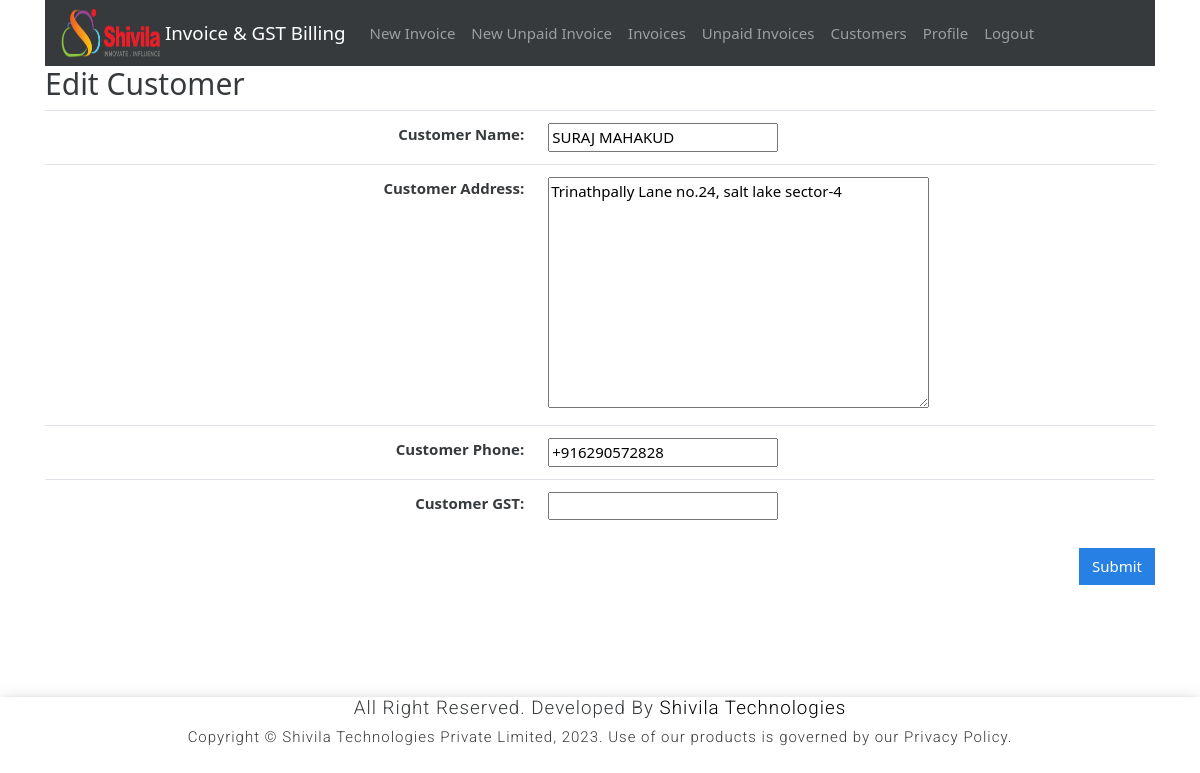
/customers/edit/2 (signed in), run on the app's committed database.
### gstbillingapp/models.py (models this page shows, shortened)
class Customer(models.Model):
    user = models.ForeignKey(User, null=True, blank=True, on_delete=models.SET_NULL)
    customer_name = models.CharField(max_length=200)
    customer_address = models.TextField(max_length=600, blank=True, null=True)
    customer_phone = models.CharField(max_length=14, blank=True, null=True)
    customer_gst = models.CharField(max_length=15, blank=True, null=True)

### gstbillingapp/views.py (the view)
# urls.py: path('customers/edit/<int:customer_id>', views.customer_edit, name='customer_edit'),
@login_required
def customer_edit(request, customer_id):
    customer_obj = get_object_or_404(Customer, user=request.user, id=customer_id)
    if request.method == "POST":
        customer_form = CustomerForm(request.POST, instance=customer_obj)
        if customer_form.is_valid():
            new_customer = customer_form.save()
            return redirect('customers')
    context = {}
    context['customer_form'] = CustomerForm(instance=customer_obj)
    return render(request, 'gstbillingapp/customer_edit.html', context)

### gstbillingapp/forms.py
class CustomerForm(ModelForm):
     class Meta:
         model = Customer
         fields = ['customer_name', 'customer_address', 'customer_phone', 'customer_gst']

### gstbillingapp/templates/gstbillingapp/customer_edit.html (shortened to what this page needs)
{% extends "gstbillingapp/base.html" %}
{% load static %}
{% block content %}
<h2>Edit Customer</h2>
<form method="POST">
	<table class="table">
		<tbody class="two-col-form">
			<tr>
				<th scope="row" class="text-right">Customer Name:</th>
				<td class="form-input-td">{{customer_form.customer_name}}</td>
			</tr>
			<tr>
				<th scope="row" class="text-right">Customer Address:</th>
				<td class="form-input-td">{{customer_form.customer_address}}</td>
			</tr>
			<tr>
				<th scope="row" class="text-right">Customer Phone:</th>
				<td class="form-input-td">{{customer_form.customer_phone}}</td>
			</tr>
			<tr>
				<th scope="row" class="text-right">Customer GST:</th>
				<td class="form-input-td" pattern="([A-Za-z0-9]{15})|(^$)">{{customer_form.customer_gst}}</td>
			</tr>
		</tbody>
	</table>
	<input type="submit" class="btn btn-primary float-right" value="Submit">
</form>
{% endblock %}

### gstbillingapp/static/gstbillingapp/main.css (style rules this page uses)
.two-col-form td, .two-col-form th { width: 25%; }

### data on the page
Customer: customer_name "SURAJ MAHAKUD", customer_address "Trinathpally Lane no.24, salt lake sector-4", customer_phone "+916290572828"
